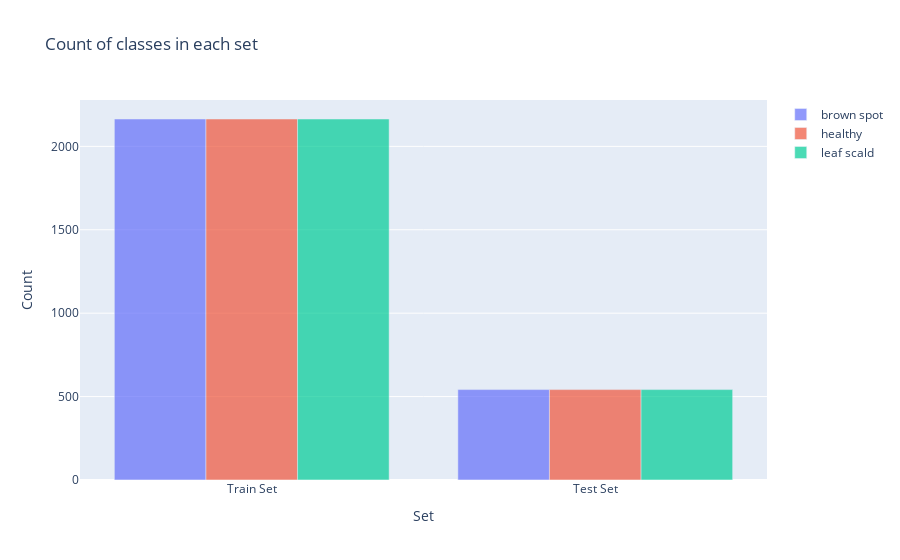

Notebook cell for this chart:
### Code cell
import plotly.graph_objs as go
from plotly.offline import init_notebook_mode, iplot
y = dict()
y[0] = []
y[1] = []

for set_name in (ytrain,ytest):
    y[0].append(np.sum(set_name == 0))
    y[1].append(np.sum(set_name == 1))


Data=[]
for cls in classes:
    cls= go.Bar(
    x=['Train Set',  'Test Set'],
    y=y[0],
    name=cls,
    marker=dict(),
    opacity=0.7)
    Data.append(cls)

layout = go.Layout(
    title='Count of classes in each set',
    xaxis={'title': 'Set'},
    yaxis={'title': 'Count'}
)
fig = go.Figure(Data, layout)
iplot(fig)

### Figure 1 — Plotly figure (JSON) as saved in the notebook; plotly's stock layout.template omitted (floating-point values rounded to 4 significant figures)
{"data": [{"name": "brown spot", "opacity": 0.7, "type": "bar", "x": ["Train Set", "Test Set"], "y": [2164, 542]}, {"name": "healthy", "opacity": 0.7, "type": "bar", "x": ["Train Set", "Test Set"], "y": [2164, 542]}, {"name": "leaf scald", "opacity": 0.7, "type": "bar", "x": ["Train Set", "Test Set"], "y": [2164, 542]}], "layout": {"title": {"text": "Count of classes in each set"}, "xaxis": {"title": {"text": "Set"}}, "yaxis": {"title": {"text": "Count"}}}}
